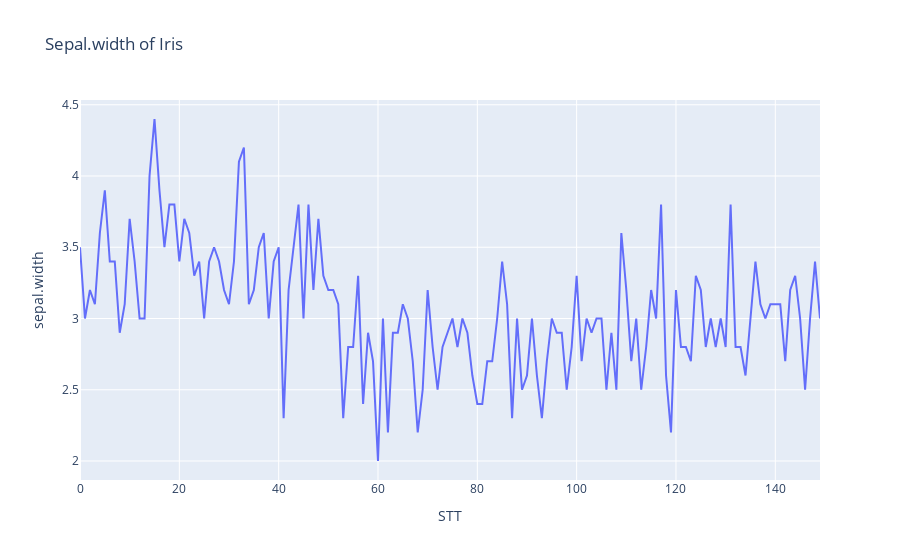

Source (notebook cell):
### Code cell
fig= px.line(df_data, x='STT', y='sepal.width', title= 'Sepal.width of Iris')
fig.show()

### Figure 1 — Plotly figure (JSON) as saved in the notebook; plotly's stock layout.template omitted (floating-point values rounded to 4 significant figures; data arrays with more than 128 entries replaced by an {"elided": "..."} marker saying what was removed)
{"data": [{"hovertemplate": "STT=%{x}<br>sepal.width=%{y}<extra></extra>", "legendgroup": "", "line": {"color": "#636efa", "dash": "solid"}, "marker": {"symbol": "circle"}, "mode": "lines", "name": "", "orientation": "v", "showlegend": false, "type": "scatter", "x": {"elided": "150 int values"}, "xaxis": "x", "y": {"elided": "150 float values"}, "yaxis": "y"}], "layout": {"legend": {"tracegroupgap": 0}, "title": {"text": "Sepal.width of Iris"}, "xaxis": {"anchor": "y", "domain": [0, 1], "title": {"text": "STT"}}, "yaxis": {"anchor": "x", "domain": [0, 1], "title": {"text": "sepal.width"}}}}
